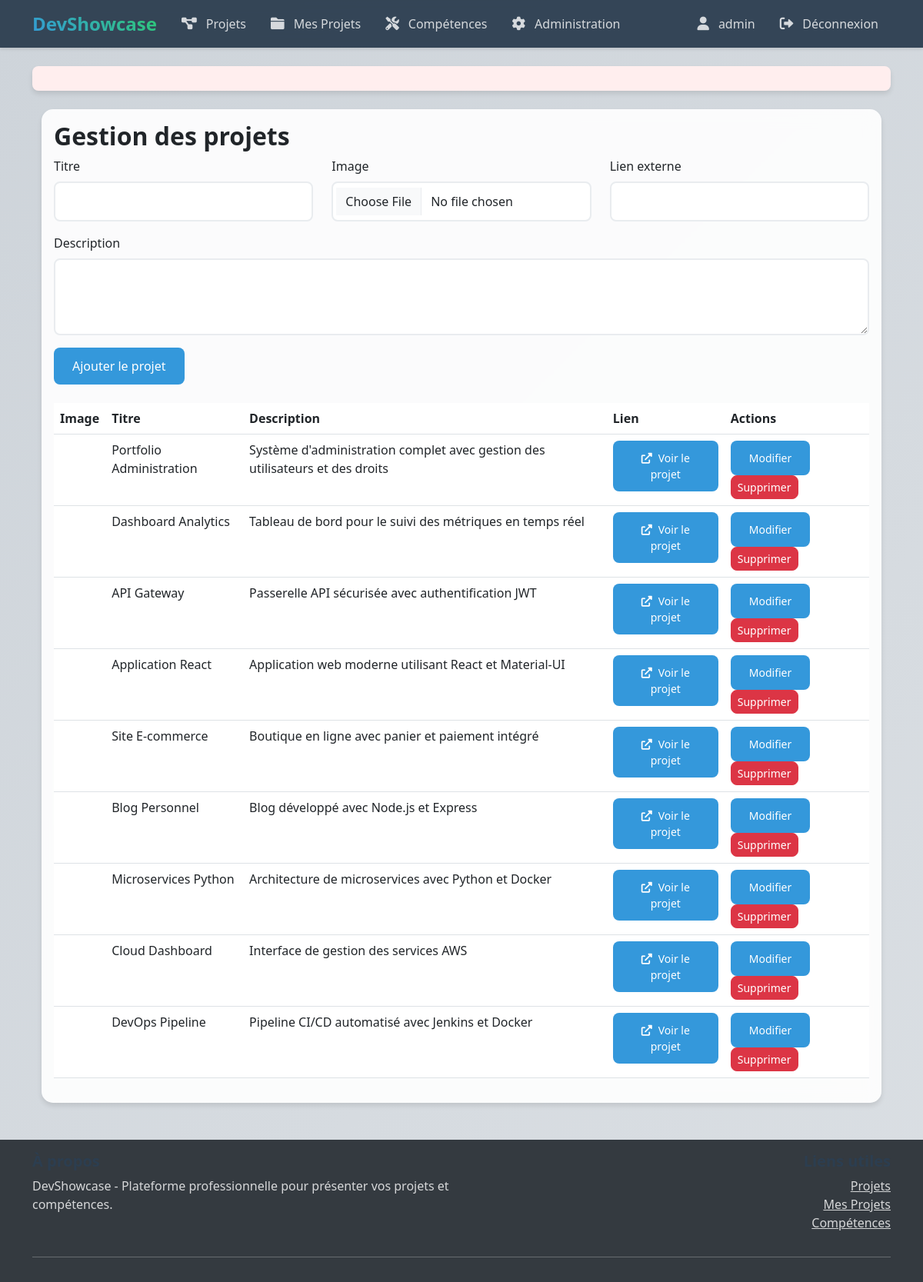
The app's page /admin/projects.php (signed in) with its own data.
### tables this page shows
CREATE TABLE projects (
    id INT PRIMARY KEY AUTO_INCREMENT,
    title VARCHAR(100) NOT NULL,
    description TEXT,
    image_path VARCHAR(255),
    external_link VARCHAR(255),
    user_id INT,
    category_id INT,
    created_at DATETIME DEFAULT CURRENT_TIMESTAMP,
    updated_at DATETIME DEFAULT CURRENT_TIMESTAMP ON UPDATE CURRENT_TIMESTAMP,
    FOREIGN KEY (user_id) REFERENCES users(id) ON DELETE CASCADE,
    FOREIGN KEY (category_id) REFERENCES categories(id) ON DELETE SET NULL
);

### classes/Project.php (called while the page is built, shortened)
<?php
class Project {
    private $pdo;
    public function __construct(PDO $pdo) {
        $this->pdo = $pdo;
    }
    public function getAllProjects() {
        $query = "SELECT p.*, u.username as author_name
                 FROM projects p
                 LEFT JOIN users u ON p.user_id = u.id
                 ORDER BY p.created_at DESC";
        $stmt = $this->pdo->prepare($query);
        $stmt->execute();
        return $stmt->fetchAll(PDO::FETCH_ASSOC);
    }
}

### admin/projects.php (the view, shortened to what this page needs)
<?php
require_once '../config/database.php';
require_once '../classes/Project.php';
$project = new Project($pdo);
$projects = $project->getAllProjects();
require_once '../includes/header.php';
?>
<div class="container mt-4">
    <div class="row">
        <div class="col-md-12">
            <div class="card">
                <div class="card-body">
                    <h2 class="card-title">Gestion des projets</h2>
                    <form method="POST" action="" enctype="multipart/form-data" class="mb-4">
                        <div class="row">
                            <div class="col-md-4">
                                <div class="mb-3">
                                    <label for="title" class="form-label">Titre</label>
                                    <input type="text" name="title" id="title" class="form-control" required>
                                </div>
                            </div>
                            <div class="col-md-4">
                                <div class="mb-3">
                                    <label for="image" class="form-label">Image</label>
                                    <input type="file" name="image" id="image" class="form-control"
                                           accept=".jpg,.jpeg,.png,.gif">
                                </div>
                            </div>
                            <div class="col-md-4">
                                <div class="mb-3">
                                    <label for="external_link" class="form-label">Lien externe</label>
                                    <input type="url" name="external_link" id="external_link" class="form-control">
                                </div>
                            </div>
                        </div>
                        <div class="mb-3">
                            <label for="description" class="form-label">Description</label>
                            <textarea name="description" id="description" class="form-control" rows="3" required></textarea>
                        </div>
                        <button type="submit" class="btn btn-primary">Ajouter le projet</button>
                    </form>
                    <div class="table-responsive">
                        <table class="table">
                            <thead>
                                <tr>
                                    <th>Image</th>
                                    <th>Titre</th>
                                    <th>Description</th>
                                    <th>Lien</th>
                                    <th>Actions</th>
                                </tr>
                            </thead>
                            <tbody>
                                <?php foreach ($projects as $p): ?>
                                    <tr>
                                        <td>
                                        </td>
                                        <td><?php echo htmlspecialchars($p['title']); ?></td>
                                        <td><?php echo htmlspecialchars($p['description']); ?></td>
                                        <td>
                                            <?php if (isset($p['external_link']) && trim($p['external_link']) !== ''): ?>
                                                <a href="<?php echo htmlspecialchars($p['external_link']); ?>"
                                                   target="_blank" class="btn btn-sm btn-primary">
                                                   <i class="fas fa-external-link-alt me-2"></i>Voir le projet
                                                </a>
                                            <?php endif; ?>
                                        </td>
                                        <td>
                                            <button type="button" class="btn btn-sm btn-primary"
                                                    data-bs-toggle="modal"
                                                    data-bs-target="#editModal<?php echo $p['id']; ?>">
                                                Modifier
                                            </button>
                                            <button type="button" class="btn btn-sm btn-danger"
                                                    data-bs-toggle="modal"
                                                    data-bs-target="#deleteModal<?php echo $p['id']; ?>">
                                                Supprimer
                                            </button>
                                        </td>
                                    </tr>
                                <?php endforeach; ?>
                            </tbody>
                        </table>
                    </div>
                </div>
            </div>
        </div>
    </div>
</div>
<?php require_once '../includes/footer.php'; ?>

### public/css/style.css (style rules this page uses)
:root { --primary-color: #2c3e50; --secondary-color: #3498db; --accent-color: #e74c3c; --background-color: #f8f9fa; --text-color: #2c3e50; --card-shadow: 0 4px 6px rgba(0, 0, 0, 0.1); --transition-speed: 0.3s; }
html, body { height: 100%; margin: 0; }
body { display: flex; flex-direction: column; min-height: 100vh; background: linear-gradient(-45deg, #f8f9fa, #e9ecef, #dee2e6, #ced4da); background-size: 400% 400%; animation: gradient 15s ease infinite; color: var(--text-color); }
.container { flex: 1 0 auto; }
.card { background: rgba(255, 255, 255, 0.9); backdrop-filter: blur(10px); border: none; border-radius: 15px; box-shadow: var(--card-shadow); transition: all var(--transition-speed) ease; }
.btn { position: relative; overflow: hidden; border-radius: 8px; transition: all var(--transition-speed) ease; font-weight: 500; }
.btn::after { content: ''; position: absolute; top: 50%; left: 50%; width: 0; height: 0; background: rgba(255, 255, 255, 0.2); border-radius: 50%; transform: translate(-50%, -50%); transition: width 0.6s ease, height 0.6s ease; }
.btn-primary { background: var(--secondary-color); border: none; padding: 0.75rem 1.5rem; }
.form-control { border: 2px solid #e9ecef; border-radius: 8px; padding: 0.75rem 1rem; transition: all var(--transition-speed) ease; }
h1, h2, h3, h4, h5, h6 { color: var(--primary-color); font-weight: 700; }
body { background-color: #f8f9fa; }

### records on screen
projects: title "Portfolio Administration", description "Système d'administration complet avec gestion des utilisateurs et des droits"
projects: title "Dashboard Analytics", description "Tableau de bord pour le suivi des métriques en temps réel"
projects: title "API Gateway", description "Passerelle API sécurisée avec authentification JWT"
projects: title "Application React", description "Application web moderne utilisant React et Material-UI"
projects: title "Site E-commerce", description "Boutique en ligne avec panier et paiement intégré"
projects: title "Blog Personnel", description "Blog développé avec Node.js et Express"
projects: title "Microservices Python", description "Architecture de microservices avec Python et Docker"
projects: title "Cloud Dashboard", description "Interface de gestion des services AWS"
projects: title "DevOps Pipeline", description "Pipeline CI/CD automatisé avec Jenkins et Docker"

### other values on screen
$_SESSION['username'] "admin"
